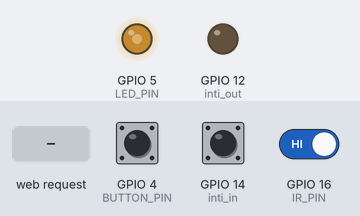
Recording of a sketch running on a simulated ESP8266 (NodeMCU). On the bench: output pins drawn as LEDs (lit = HIGH). The inputs (shaded band) are chosen by the test bench; at power-on: GPIO 4 (BUTTON_PIN) HIGH, GPIO 14 (inti_in) HIGH, GPIO 16 (IR_PIN) HIGH. WiFi joins after 1.5 s; servers stay silent unless stated; what the sketch prints to the serial monitor is not drawn.

Above: at 2.7 s.
2.8 s: HTTP request GET /slider?value=1 received
At 4.0 s:
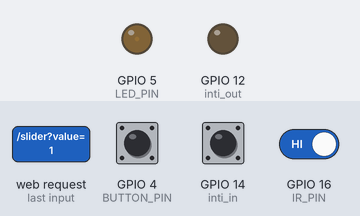
4.3 s: HTTP request GET /slider?value=120 received
At 5.1 s:
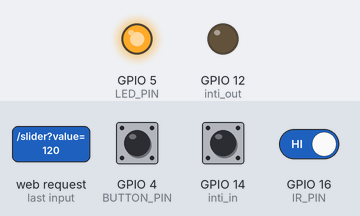
Timing chart, 0 to 7.3 s (numbered marks = the images above; inputs shaded):
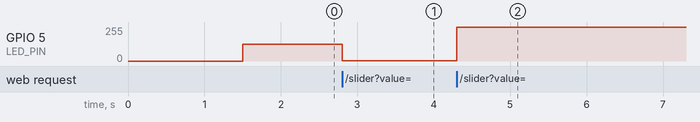

Measured:
- after the input at 2.8 s, GPIO 5 (LED_PIN): 127/255 → 2/255 at once
- after the input at 4.3 s, GPIO 5 (LED_PIN): 2/255 → 255/255 at once

The sketch:

integrate_MCU_STM.ino
```cpp
/************ LIBRARIES ************/
#include <ESP8266WiFi.h>
#include <ESP8266WebServer.h>
#include <SinricPro.h>
#include <SinricProLight.h>

/************ WIFI ************/
#define WIFI_SSID "Redmi 9 Power"
#define WIFI_PASS "TULASIRAM"

/************ SINRIC PRO ************/
#define APP_KEY    "369a87ad-eea2-4275-8e0e-5ec89897c28c"
#define APP_SECRET "9c31a0dc-38bb-407d-b569-ed4ac049a605-f1cbff0c-a08c-466c-8ee2-da36ae752a1b"
#define DEVICE_ID  "694ced0c00f870dd77d52a7f"

/************ PINS ************/
#define LED_PIN     5     // D1
#define BUTTON_PIN  4     // D2
#define IR_PIN      16    // D0
#define inti_in       14  //D5
#define inti_out      12    //D6

ESP8266WebServer server(80);

/************ VARIABLES ************/
bool ledState = false;
int brightness = 50;          // 0–100
String irStatus = "Not Detected";
String ledStatus = "OFF";

/************ SINRIC CALLBACKS ************/
bool onPowerState(const String &, bool &state) {
  ledState = state;
  if (!state) {
    digitalWrite(LED_PIN, LOW);
    ledStatus = "OFF";
  }
  return true;
}

bool onBrightness(const String &, int &level) {
  brightness = constrain(level, 0, 100);
  ledState = true;            // speaking brightness turns ON
  if (level <= 20)       brightness = 20;
  else if (level <= 40)  brightness = 40;
  else if (level <= 60)  brightness = 60;
  else if (level <= 80)  brightness = 80;
  else                   brightness = 100;
  analogWrite(LED_PIN, brightness);
  ledStatus = "ON";
  Serial.printf("VOICE BRIGHTNESS: %d%%\n", brightness);
  return true;
}

/************ WEB PAGE ************/
void handleRoot() {
  String html = R"rawliteral(
<!DOCTYPE html>
<html>
<head>
<meta name="viewport" content="width=device-width, initial-scale=1">
<title>ESP8266 Smart LED</title>
</head>
<body style="text-align:center;font-family:Arial">
<h2>SMART LED</h2>
<p>LED: <span id="led">OFF</span></p>
<p>IR: <span id="ir">Not Detected</span></p>
<button onclick="fetch('/on')">ON</button>
<button onclick="fetch('/off')">OFF</button>
<p>Brightness: <span id="val">50</span></p>
<input type="range" min="0" max="100" value="50"
 oninput="setB(this.value)">
<script>
function setB(v){
 document.getElementById("val").innerHTML=v;
 fetch('/slider?value='+v);
}
setInterval(()=>{
 fetch('/ledstatus').then(r=>r.text()).then(d=>{
  document.getElementById("led").innerHTML=d;
 });
 fetch('/irstatus').then(r=>r.text()).then(d=>{
  document.getElementById("ir").innerHTML=d;
 });
},500);
</script>
</body>
</html>
)rawliteral";

  server.send(200, "text/html", html);
}

/************ SETUP ************/
void setup() {
  Serial.begin(9600);

  pinMode(LED_PIN, OUTPUT);
  pinMode(BUTTON_PIN, INPUT_PULLUP);
  pinMode(IR_PIN, INPUT);
  pinMode(inti_in,INPUT);
  pinMode(inti_out,OUTPUT);

  analogWriteRange(100);
  digitalWrite(LED_PIN, LOW);

  WiFi.begin(WIFI_SSID, WIFI_PASS);
  while (WiFi.status() != WL_CONNECTED) delay(500);
  Serial.println(WiFi.localIP());

  server.on("/", handleRoot);

  server.on("/on", [](){
    ledState = true;
    analogWrite(LED_PIN, brightness);
    ledStatus = "ON";
    server.send(200,"text/plain","ON");
  });

  server.on("/off", [](){
    ledState = false;
    digitalWrite(LED_PIN, LOW);
    ledStatus = "OFF";
    server.send(200,"text/plain","OFF");
  });

  server.on("/slider", [](){
    brightness = server.arg("value").toInt();
    ledState = true;
    analogWrite(LED_PIN, brightness);
    ledStatus = "ON";
    server.send(200,"text/plain","OK");
  });

  server.on("/irstatus", [](){ server.send(200,"text/plain",irStatus); });
  server.on("/ledstatus", [](){ server.send(200,"text/plain",ledStatus); });

  server.begin();

  /************ SINRIC SETUP ************/
  SinricProLight &light = SinricPro[DEVICE_ID];
  light.onPowerState(onPowerState);
  light.onBrightness(onBrightness);
  SinricPro.begin(APP_KEY, APP_SECRET);
}

/************ LOOP ************/
void loop() {
  server.handleClient();
  SinricPro.handle();

  bool btn = digitalRead(BUTTON_PIN) == HIGH;
  bool ir  = digitalRead(IR_PIN) == LOW;
  bool ext = digitalRead(inti_in)==LOW;
  irStatus = ir ? "Detected" : "Not Detected";

  if (btn || ir || ledState || inti_in) {
    analogWrite(LED_PIN, brightness);
    ledStatus = "ON";
  } else {
    digitalWrite(LED_PIN, LOW);
    ledStatus = "OFF";
  }
}
```
